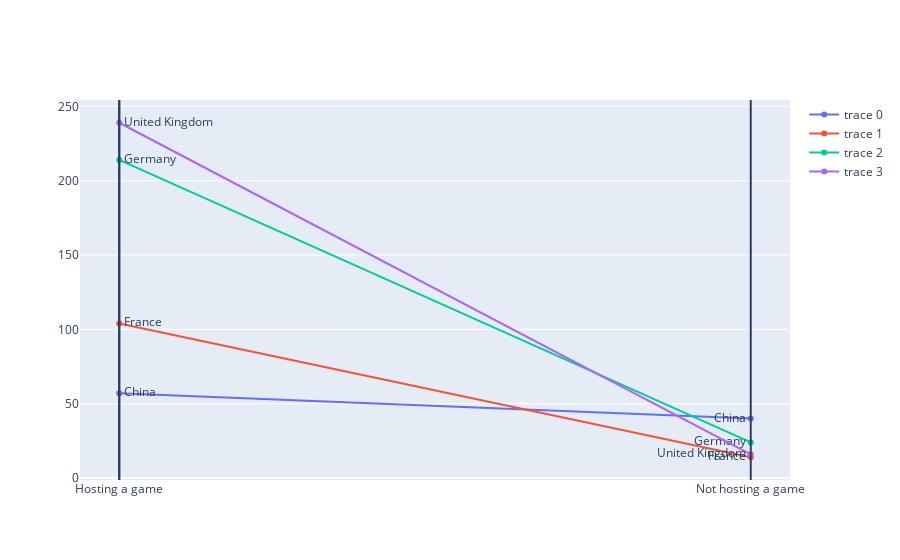

The notebook cell this image was saved under:
### Code cell
import plotly.graph_objects as go
fig = go.Figure(go.Scatter(x=['Hosting a game', 'Not hosting a game'],y=[slop[slop['host game']==True]['home'].iloc[0], 
                              slop[slop['host game']==False]['away'].iloc[0]]
                           , mode='lines+markers+text',
                           text=[slop[slop['host game']==True]['country'].iloc[0],slop[slop['host game']==True]['country'].iloc[0]],
                           textposition=['middle right', 'middle left']))
for i in range(1,len(slop[slop['host game']==False]['Medal'])):
    fig.add_trace(go.Scatter(x=['Hosting a game', 'Not hosting a game'],
                             y=[slop[slop['host game']==True]['home'].iloc[i], 
                              slop[slop['host game']==False]['away'].iloc[i]], mode='lines+markers+text', 
                           text=[slop[slop['host game']==True]['country'].iloc[i],
                                 slop[slop['host game']==True]['country'].iloc[i]],
                           textposition=['middle right', 'middle left']))
    
fig.add_shape(type='line', x0=0, x1=0, y0=0, y1=1, xref='x', yref='paper')
fig.add_shape(type='line', x0=0, x1=0, y0=0, y1=1, xref='x', yref='paper')
fig.add_shape(type='line', x0=1, x1=1, y0=0, y1=1, xref='x', yref='paper')
fig.show()

### Figure 1 — Plotly figure (JSON) as saved in the notebook; plotly's stock layout.template omitted (floating-point values rounded to 4 significant figures)
{"data": [{"mode": "lines+markers+text", "text": ["China", "China"], "textposition": ["middle right", "middle left"], "type": "scatter", "x": ["Hosting a game", "Not hosting a game"], "y": [57, 40]}, {"mode": "lines+markers+text", "text": ["France", "France"], "textposition": ["middle right", "middle left"], "type": "scatter", "x": ["Hosting a game", "Not hosting a game"], "y": [104, 14]}, {"mode": "lines+markers+text", "text": ["Germany", "Germany"], "textposition": ["middle right", "middle left"], "type": "scatter", "x": ["Hosting a game", "Not hosting a game"], "y": [214, 24]}, {"mode": "lines+markers+text", "text": ["United Kingdom", "United Kingdom"], "textposition": ["middle right", "middle left"], "type": "scatter", "x": ["Hosting a game", "Not hosting a game"], "y": [239, 16]}], "layout": {"shapes": [{"type": "line", "x0": 0, "x1": 0, "xref": "x", "y0": 0, "y1": 1, "yref": "paper"}, {"type": "line", "x0": 0, "x1": 0, "xref": "x", "y0": 0, "y1": 1, "yref": "paper"}, {"type": "line", "x0": 1, "x1": 1, "xref": "x", "y0": 0, "y1": 1, "yref": "paper"}]}}
